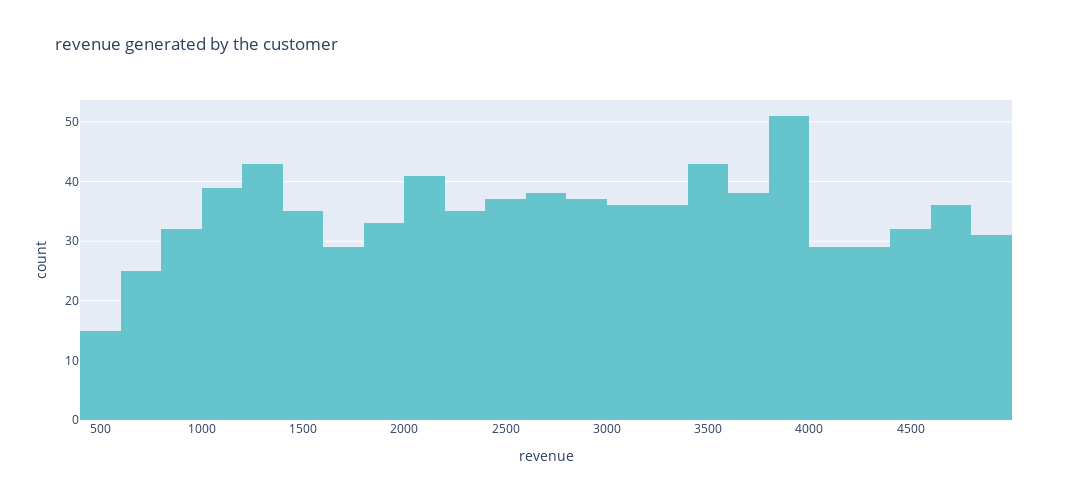

Here is the notebook cell this chart was saved with:
### Markdown cell above
# #Obj 2 : Create a visualization for the revenue generated by the customer

### Code cell
fig1= px.histogram(df, 
                   x='revenue',
                   title= 'revenue generated by the customer',
                   nbins=28,
                
                   color_discrete_sequence=px.colors.qualitative.Pastel,                 
                  
                  )

fig1.update_layout(width=1200, height=500)
fig1.show()

### Figure 1 — Plotly figure (JSON) as saved in the notebook; plotly's stock layout.template omitted (floating-point values rounded to 4 significant figures; data arrays with more than 128 entries replaced by an {"elided": "..."} marker saying what was removed)
{"data": [{"alignmentgroup": "True", "bingroup": "x", "hovertemplate": "revenue=%{x}<br>count=%{y}<extra></extra>", "legendgroup": "", "marker": {"color": "rgb(102, 197, 204)", "pattern": {"shape": ""}}, "name": "", "nbinsx": 28, "offsetgroup": "", "orientation": "v", "showlegend": false, "type": "histogram", "x": {"elided": "800 int values"}, "xaxis": "x", "yaxis": "y"}], "layout": {"barmode": "relative", "height": 500, "legend": {"tracegroupgap": 0}, "title": {"text": "revenue generated by the customer"}, "width": 1200, "xaxis": {"anchor": "y", "autorange": false, "domain": [0, 1], "range": [399.5, 5000.0], "title": {"text": "revenue"}, "type": "linear"}, "yaxis": {"anchor": "x", "autorange": false, "domain": [0, 1], "range": [0, 53.68], "title": {"text": "count"}}}}
